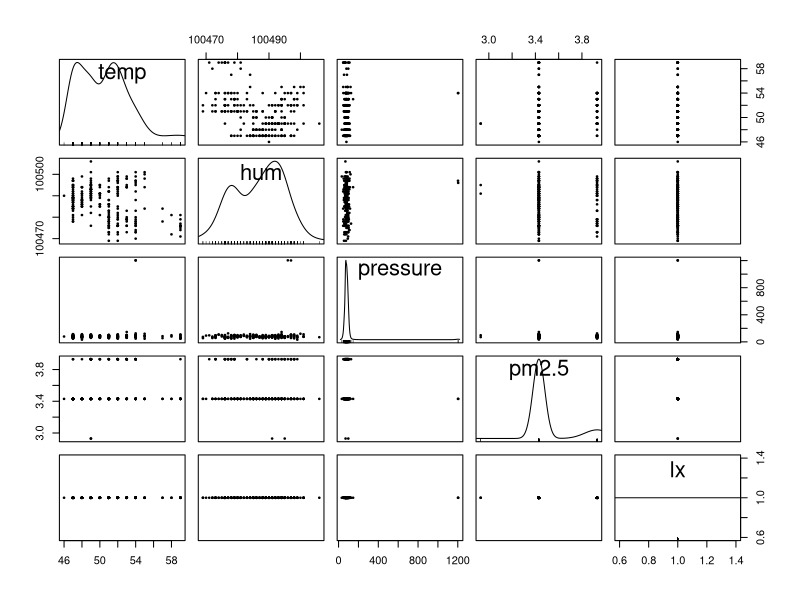
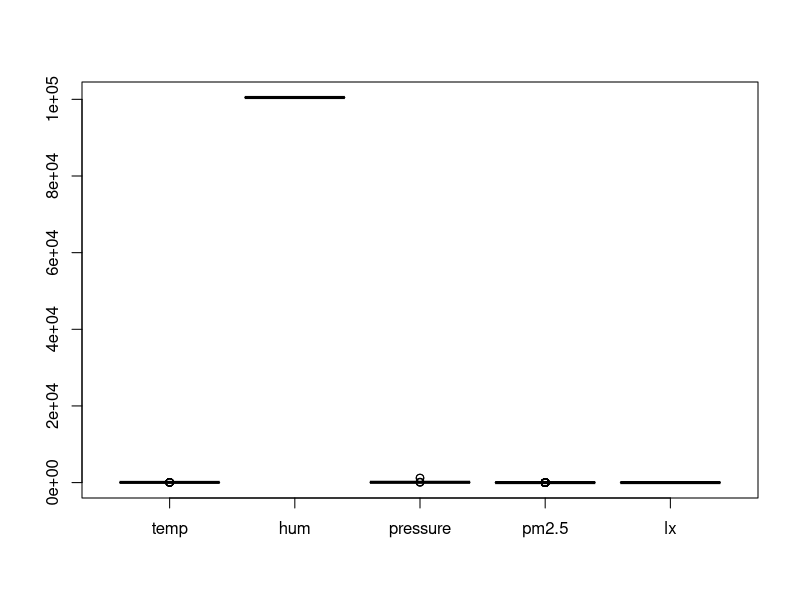

Generate these figures, in order, with R: (Note: this script raises an error after producing the figures.)
setwd("D:/")
a1 <- read.table("recorder.csv",header = F,sep=",")
attach(a1)
colnames(a1) = c("time","temp","hum","pressure","pm2.5","lx","isforce")
library(car)
aa = a1[,2:6]
scatterplotMatrix (aa, col = "black", pch = 20,cex = 0.5, smooth = FALSE,regLine = FALSE)
boxplot(aa)
library(psych)
m = fa.parallel(aa)
fa2 = fa(aa,nfactors = 2,fm='mle',rotate = 'varimax')
round(fa2$loadings,2)

aa = scale(aa)
